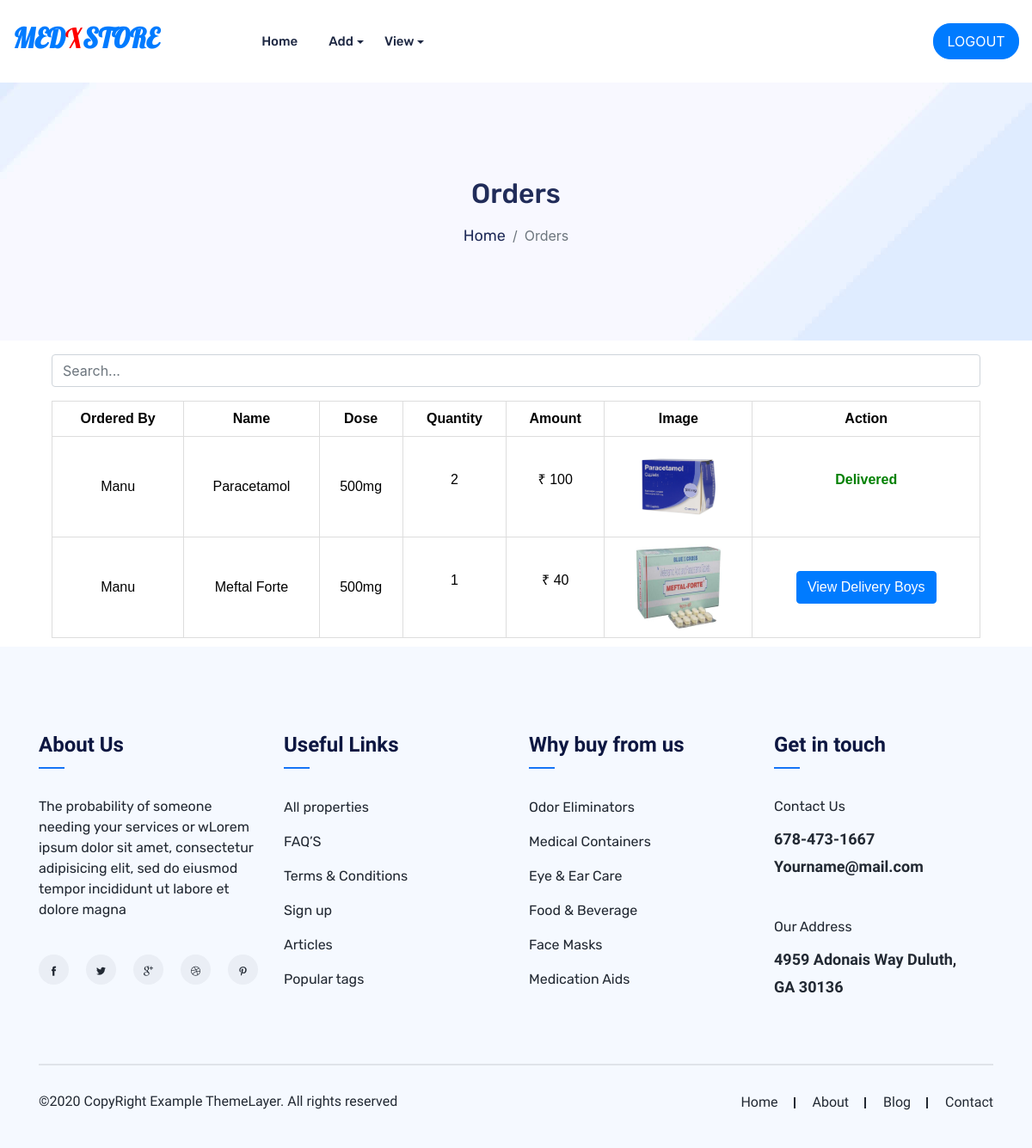
/SHOP/shopViewOrders.php (signed in), run on the app's committed database.
### tables this page shows
CREATE TABLE `cart` (
  `cartid` int(11) NOT NULL AUTO_INCREMENT,
  `reg_id` varchar(100) NOT NULL,
  `med_id` varchar(100) NOT NULL,
  `qty` varchar(100) NOT NULL DEFAULT '1',
  `amount` varchar(100) NOT NULL,
  `order_date` varchar(100) NOT NULL,
  `status` varchar(100) NOT NULL DEFAULT 'incart',
  `delivery_id` varchar(100) DEFAULT NULL,
  PRIMARY KEY (`cartid`)
);

CREATE TABLE `patient` (
  `patient_id` int(11) NOT NULL AUTO_INCREMENT,
  `name` varchar(100) NOT NULL,
  `email` varchar(100) NOT NULL,
  `phone` varchar(100) NOT NULL,
  `address` varchar(300) NOT NULL,
  PRIMARY KEY (`patient_id`)
);

CREATE TABLE `medicine` (
  `med_id` int(11) NOT NULL AUTO_INCREMENT,
  `name` varchar(100) NOT NULL,
  `dose` varchar(100) NOT NULL,
  `mfgdate` varchar(100) NOT NULL,
  `expdate` varchar(100) NOT NULL,
  `rate` varchar(100) NOT NULL,
  `stock` varchar(100) NOT NULL,
  `desc` varchar(300) NOT NULL,
  `shopid` varchar(100) NOT NULL,
  `image` varchar(100) NOT NULL,
  PRIMARY KEY (`med_id`)
);

### SHOP/shopViewOrders.php (the view, shortened to what this page needs)
<?php
include 'shopHeader.php';
include '../DBConnection/dbconnection.php';
$uid = $_SESSION['uid'];
?>
<div class="slider">
    <div class="container">
        <div class="row">
            <div class="col-md-12">
                <div class="slider-title ">
                    <h2 class="title">Orders</h2>
                </div>
                <nav aria-label="breadcrumb">
                    <ol class="breadcrumb slider-breadcrumb">
                        <li class="breadcrumb-item"><a href="#">Home</a></li>
                        <li class="breadcrumb-item active" aria-current="page">Orders</li>
                    </ol>
                </nav>
            </div>
        </div>
    </div>
</div>
<?php
$qry = "SELECT `cart`.*,`medicine`.*,`patient`.`name` AS `pat_name` FROM `cart`,`medicine`,`patient` WHERE `cart`.`med_id`=`medicine`.`med_id` AND `patient`.`patient_id`=`cart`.`reg_id` AND `status`!='incart' AND `medicine`.`shopid`='$uid'";
$result = mysqli_query($conn, $qry);
if (mysqli_num_rows($result) < 1) {
?>
    <center>
        <h1 id="nodata" class="m-3">Cart is Empty</h1>
    </center>
<?php
} else {
?>
    <center>
        <input type="text" class="form-control m-3" id="searchInput" style="width: 90%;" placeholder="Search...">
        <table id="table" border="1" style="width: 90%;">
            <thead>
                <tr style="text-align: center;">
                    <th>Ordered By</th>
                    <th>Name</th>
                    <th>Dose</th>
                    <th>Quantity</th>
                    <th>Amount</th>
                    <th>Image</th>
                    <th>Action</th>
                </tr>
            </thead>
            <tbody id="tableBody">
                <?php
                while ($row = mysqli_fetch_array($result)) {
                ?>
                    <tr id="row{{ forloop.counter }}" style="text-align: center;">
                        <td>
                            <?php echo $row['pat_name'] ?>
                        </td>
                        <td>
                            <?php echo $row['name'] ?>
                        </td>
                        <td>
                            <?php echo $row['dose'] ?>mg
                        </td>
                        <td>
                            <p id="quantityid" data-quantityCheck="<?php echo $row['qty'] ?>">
                                <?php echo $row['qty'] ?>
                            </p>
                        </td>
                        <td>
                            <p id="amountid">
                                &#8377;
                                <?php echo $row['amount'] ?>
                            </p>
                        </td>
                        <td>
                            <img src="../assets/image/<?php echo $row['image'] ?>" alt="img" id="img">
                        </td>
                        <td id="statusPay">
                            <?php if ($row['status'] == "Paid") { ?>
                                <a href="./viewDeliveryBoys.php?id=<?php echo $row['cartid'] ?>" class="btn btn-primary">View
                                    Delivery Boys</a>
                            <?php } else if ($row['status'] == "Assigned") { ?>
                                <p id="statusPay">
                                    <?php echo $row['status'] ?>
                                </p>
                            <?php } else { ?>
                                <p id="statusPay">
                                    <?php echo $row['status'] ?>
                                </p>
                            <?php } ?>
                        </td>
                    </tr>
                <?php
                }
                ?>
            </tbody>
        </table>
    </center>
<?php } ?>
<?php
include '../COMMON/commonFooter.php';
?>

### assets/css/style.css (style rules this page uses)
.slider { background: url("../images/slider.bg1.jpg"); padding: 110px 0; background-size: cover; background-repeat: no-repeat; background-position: center; }
.slider-title { font-size: 37px; line-height: 69px; color: #212c59; font-weight: 700; font-family: "Rubik", sans-serif; text-align: center; text-transform: capitalize; margin-bottom: 17px; }
.slider-breadcrumb { background-color: transparent; -webkit-box-pack: center; -ms-flex-pack: center; justify-content: center; -webkit-box-align: center; -ms-flex-align: center; align-items: center; margin: 0; padding: 0; }
.slider-breadcrumb a { font-size: 18px; line-height: 0; color: #212c59; font-weight: 400; font-family: "Rubik", sans-serif; }

### SHOP/shopViewOrders.php (style rules this page uses)
table { font-family: arial, sans-serif; border-collapse: collapse; width: 95%; margin: 10px; }
td, th { border: 1px solid #dddddd; text-align: center; padding: 8px; color: black; }
#img { width: 100px; height: 100px; transition-duration: .9s; }
#statusPay { font-weight: bold; color: green; }

### data on the page
cart: patient.name "Manu", med.name "Paracetamol", med.dose "500", qty "2", amount "100", med.image (picture), status "Delivered"
cart: patient.name "Manu", med.name "Meftal Forte", med.dose "500", qty "1", amount "40", med.image (picture)
